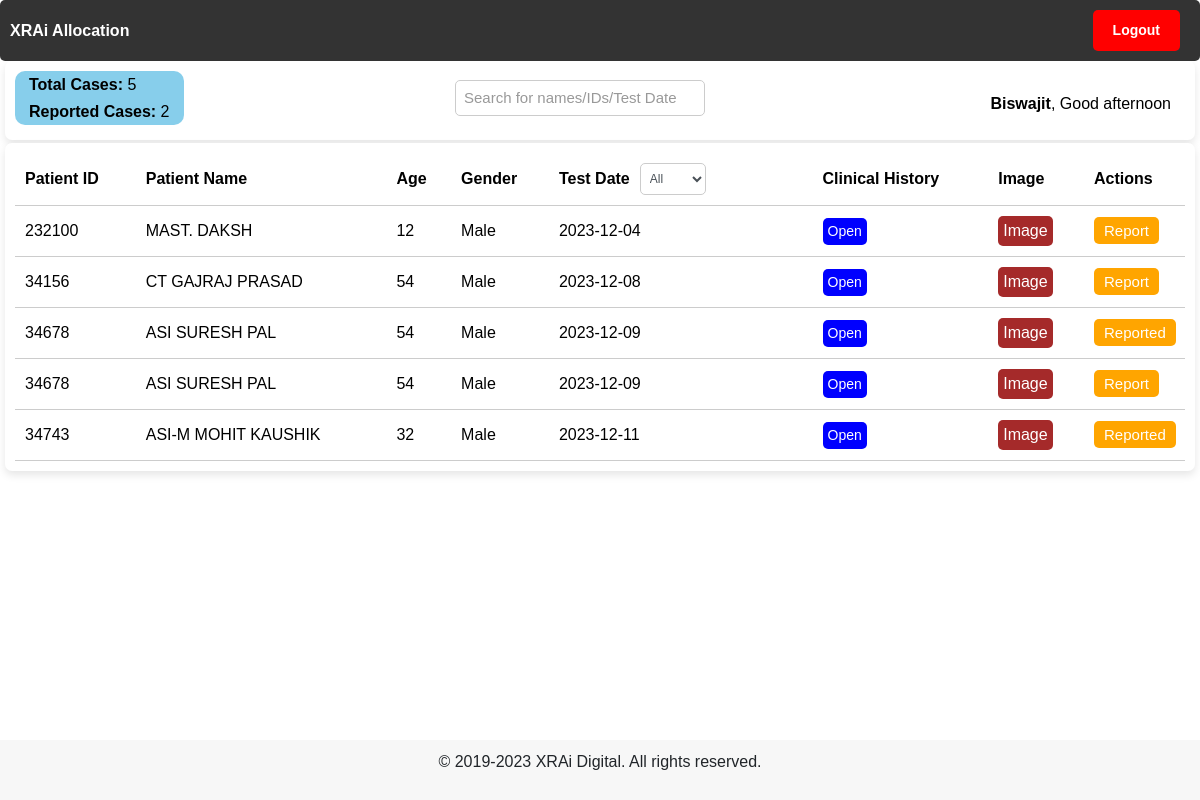
Screenshot of /xrayallocation (signed in) with the database file from the repository.
### users/models/DICOMData.py (models this page shows, shortened)
class DICOMData(models.Model):
    patient_name = models.CharField(max_length=50, blank=True)
    patient_id = models.CharField(max_length=20, blank=True)
    age = models.CharField(max_length=50, blank=True)
    gender = models.CharField(max_length=50, blank=True)
    study_date = models.CharField(max_length=50, blank=True)
    study_description = models.CharField(max_length=100, blank=True)
    dicom_file = models.FileField(upload_to='uploads/')
    jpeg_file = models.ImageField(upload_to='uploads/')
    isDone = models.BooleanField(default=False)
    notes = models.CharField(max_length=50000, default=True)

### users/views.py (the view)
# urls.py: path('xrayallocation', views.xrayallocation, name='xrayallocation'),
def xrayallocation(request):
    patients = DICOMData.objects.all().order_by('study_date')
    unique_dates = set()
    for patient in patients:
        unique_dates.add(patient.study_date)
    sorted_unique_dates = sorted(unique_dates, reverse=False)
    return render(request, 'users/xrayallocation.html', {'patients': patients, 'Date': sorted_unique_dates})

### users/templates/users/xrayallocation.html (shortened to what this page needs)
<!DOCTYPE html>
<html>
  {% load tz %} {% load static %}
  <head>
    <link rel="stylesheet" href="{% static 'resource/css/main.css' %}" />
    <link
      rel="stylesheet"
      href="https://stackpath.bootstrapcdn.com/bootstrap/4.5.0/css/bootstrap.min.css"
    />
    <link rel="stylesheet" href="https://cdnjs.cloudflare.com/ajax/libs/font-awesome/4.7.0/css/font-awesome.min.css"/>
  </head>
  <body>
    <nav class="navbar">
      <ul>
        <li>
          <a href="/allocation"><strong>XRAi Allocation</strong></a>
        </li>
      </ul>
      <ul>
        <li>
          <a href="/logout"
            ><button class="logout-button btn btn-sm">
              <strong>Logout</strong>
            </button></a
          >
        </li>
      </ul>
    </nav>
    <div class="container">
      <div class="row">
        <div class="col-lg-12">
          <div class="card">
            <div class="card-body">
              <h1 class="header">
                <div class="row-container">
                  <div class="count-container">
                    <span id="count1"><strong>Total Cases:</strong> <span id="totalRowCount">0</span></span>
                    <span id="count2"><strong>Reported Cases:</strong> <span id="reportedRowCount">0</span></span>
                  </div>
                  <input type="text" id="myInput" onkeyup="myFunction()" placeholder="Search for names/IDs/Test Date" title="Type in a name">
                  <div class="greeting" id="greeting">
                    {% if user %}
                    <h6>
                      <strong>{{ user.first_name }}</strong>,
                      <span id="greeting-text"></span>
                    </h6>
                    {% endif %}
                  </div>
                </div>
              </h1>
            </div>
          </div>
        </div>
      </div>
      <div class="card">
        <div class="card-body">
          <div class="table-container">
            <table id="patientTable">
              <thead>
                <tr>
                  <th>Patient ID</th>
                  <th>Patient Name</th>
                  <th>Age</th>
                  <th>Gender</th>
                  <th>
                    <div class="filter-dropdown-container">
                      <div>Test Date</div>
                        <div class="dropdown-select1" id="filter-date-dropdown-date">
                          <select id="filter-date-select-date" class="form-control">
                            <option value="">All</option>
                          </select>
                        </div>
                      </div>
                    </div>
                  <th>Clinical History</th>
                  <th>Image</th>
                  <th>Actions</th>
              <tbody>
                {% for patient in patients %}
                <tr class="patientRow" id="{{ patient.patient_id }}">
                  <td>{{ patient.patient_id }}</td>
                  <td>{{ patient.patient_name }}</td>
                  <td>{{ patient.age }}</td>
                  <td>{{ patient.gender }}</td>
                  <td>{{ patient.study_date }}</td>
                  <td>
                      <button class="openClinicalHistoryButton" data-clinical-history="{{ patient.notes }}">
                        Open
                      </button>
                    </td>
                  <td>
                    <a
                      class="imageButton"
                      target="_blank"
                      href="{% get_media_prefix %}{{ patient.jpeg_file }}"
                    >
                      Image
                    </a>
                  </td>
                  <td>
                    <a
                      class="reportButton"
                      href="reporting-bot?data-patientid={{ patient.patient_id }}&data-patientname={{ patient.patient_name }}&data-age={{ patient.age }}&data-gender={{ patient.gender }}&data-testdate={{ patient.study_date }}&data-reportdate={% now 'Y-m-d' %}&data-reportimage={% get_media_prefix %}{{ patient.jpeg_file }}"
                      data-patient-id="{{ patient.patient_id }}"
                      data-patientname="{{ patient.patient_name }}"
                      data-age="{{ patient.age }}"
                      data-gender="{{ patient.gender }}"
                      data-testdate="{{ patient.study_date }}"
                      data-reportdate="{% now 'Y-m-d' %}"
                      data-reportimage="{% get_media_prefix %}{{ patient.jpeg_file }}"
                      data-dicom-file="{% get_media_prefix %}{{ patient.dicom_file }}"
                      onclick="changeButtonColor(this);">
                      {% if patient.isDone %}
                      Reported
                      {% else %}
                      Report
                      {% endif %}
                    </a>
                  </td>
                </tr>
                {% endfor %}
              </tbody>
          </div>
        </div>
      </div>
    <div class="footer">
      <p>&copy; 2019-2023 XRAi Digital. All rights reserved.</p>
    </div>
  </body>
</html>

### users/static/resource/css/main.css (style rules this page uses)
.container { margin-top: 20px; }

### users/templates/users/xrayallocation.html (style rules this page uses)
body { font-family: Arial, sans-serif; margin: 0; padding: 0; display: flex; min-height: 100vh; flex-direction: column; }
.container { margin: 0 auto; width: 100%; max-width: 100%; padding-left: 5px; padding-right: 5px; }
.card { border: none; border-radius: 7px; box-shadow: 0 4px 8px rgba(0, 0, 0, 0.1); margin-bottom: 3px; position: sticky; top: 0; z-index: 1; background-color: #fff; }
.card-body { padding: 10px; }
#count1 { padding: 10px; font-size: 25px; color: black; }
#count2 { padding: 10px; font-size: 25px; color: black; }
#totalRowCount { color: orange; }
#reportedRowCount { color: green; }
.header { margin-bottom: 5px; background-color: #fff; z-index: 10; position: sticky; top: 60px; }
table { width: 100%; border-collapse: collapse; background-color: #ccc; }
th, td { padding: 10px; text-align: left; border-bottom: 1px solid #ccc; }
th:last-child, td:last-child { border-right: none; }
th:first-child, td:first-child { position: sticky; left: 0; background-color: #fff; z-index: 1; }
td:first-child { z-index: 2; }
.table-container { height: 100%; overflow-y: auto; }
.dropdown-select1 { position: relative; }
.dropdown-select1 select { width: 70%; padding: 5px; font-size: 12px; border: 1px solid #ccc; border-radius: 5px; }
.greeting { margin-top: 18px; text-align: right; font-weight: bold; float: right; color: black; }
.footer { background-color: #f7f7f7; padding: 10px 0; text-align: center; margin-top: auto; }
.filter-dropdown-container { display: flex; align-items: center; }
.filter-dropdown-container > div { margin-right: 10px; }
a.reportButton { color: white; background-color: #ffa500; border: none; border-radius: 5px; padding: 5px 10px; font-size: 15px; cursor: pointer; text-decoration: none; transition: background-color 0.3s; }
.navbar { background-color: #333; color: #fff; padding: 10px; z-index: 999; display: flex; justify-content: space-between; align-items: center; position: sticky; top: 0; border-radius: 5px; }
.navbar ul { list-style-type: none; margin: 0; padding: 0; }
.navbar ul li { display: inline; margin-right: 10px; }
.navbar ul li a { color: #fff; text-decoration: none; }
.logout-button { background-color: red; color: white; padding: 10px 20px; border: none; border-radius: 5px; }
#patientTable { width: 100vw; background-color: white; color: black; }
#myInput { padding: 5px; font-size: 15px; width: 230px; }
#myInput::placeholder { color: #999; }
.openClinicalHistoryButton { padding: 3px 5px; font-size: 14px; background-color: blue; color: #fff; border: none; border-radius: 5px; cursor: pointer; transition: background-color 0.3s; }
a.imageButton { display: inline-block; padding: 3px 5px; background-color: brown; color: #ffffff; text-decoration: none; border-radius: 5px; cursor: pointer; transition: background-color 0.3s; }
.row-container { display: flex; align-items: center; justify-content: space-between; }
.count-container { display: flex; flex-direction: column; align-items: flex-start; background-color: skyblue; border-radius: 10px; font-family: 'Arial', sans-serif; }
#count1, #count2, .greeting { margin-right: 10px; margin-left:10px; padding: 4px; font-size: 16px; }
#totalRowCount, #reportedRowCount { color: black; }
#myInput { padding: 8px; font-size: 15px; border: 1px solid #ccc; border-radius: 5px; width: 250px; }

### rows the page displays
DICOMData: patient_id "232100", patient_name "MAST. DAKSH", age "12", gender "Male", study_date "2023-12-04", isDone "Report"
DICOMData: patient_id "34156", patient_name "CT GAJRAJ PRASAD", age "54", gender "Male", study_date "2023-12-08", isDone "Report"
DICOMData: patient_id "34678", patient_name "ASI SURESH PAL", age "54", gender "Male", study_date "2023-12-09", isDone "Reported"
DICOMData: patient_id "34678", patient_name "ASI SURESH PAL", age "54", gender "Male", study_date "2023-12-09", isDone "Report"
DICOMData: patient_id "34743", patient_name "ASI-M MOHIT KAUSHIK", age "32", gender "Male", study_date "2023-12-11", isDone "Reported"

### other values shown
{{ user.first_name }} "Biswajit"
